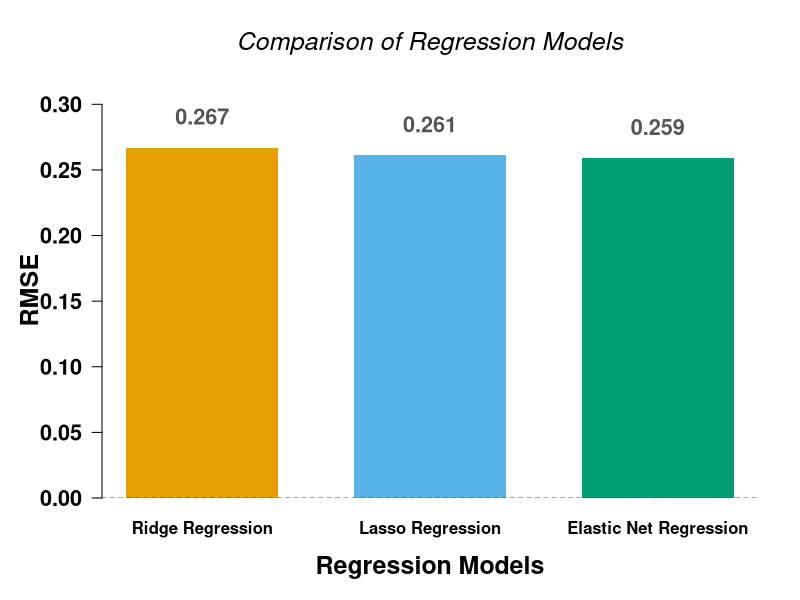

The R source for this figure:
## ---- chunk 1
knitr::opts_chunk$set(echo = TRUE)
## ---- chunk 2
# Set the RMSE values
RMSE.ridge <- 0.267
RMSE.lasso <- 0.261
RMSE.elastic <- 0.259

# Create a color palette
colors <- c("#E69F00", "#56B4E9", "#009E73")

# Set up the plot area
par(mar = c(5, 5, 4, 2) + 0.1)

# Create the barplot with values
bp <- barplot(c(RMSE.ridge, RMSE.lasso, RMSE.elastic), 
        names.arg = c("Ridge Regression", "Lasso Regression", "Elastic Net Regression"),
        col = colors,
        xlab = "Regression Models",
        ylab = "RMSE",
        main = "Comparison of Regression Models",
        ylim = c(0, max(c(RMSE.ridge, RMSE.lasso, RMSE.elastic)) + 0.05),
        border = NA,
        space = 0.5,
        font.lab = 2,
        font.axis = 2,
        font.main = 3,
        las = 1,
        cex.lab = 1.5,
        cex.axis = 1.3,
        cex.main = 1.5)

# Add the values to the plot
text(x = bp, y = c(RMSE.ridge, RMSE.lasso, RMSE.elastic) + 0.01, 
     labels = c(RMSE.ridge, RMSE.lasso, RMSE.elastic), 
     col = "#555555",
     font = 2,
     pos = 3,
     cex = 1.3)

# Add a horizontal line at y = 0
abline(h = 0, lty = 2, col = "#555555")
